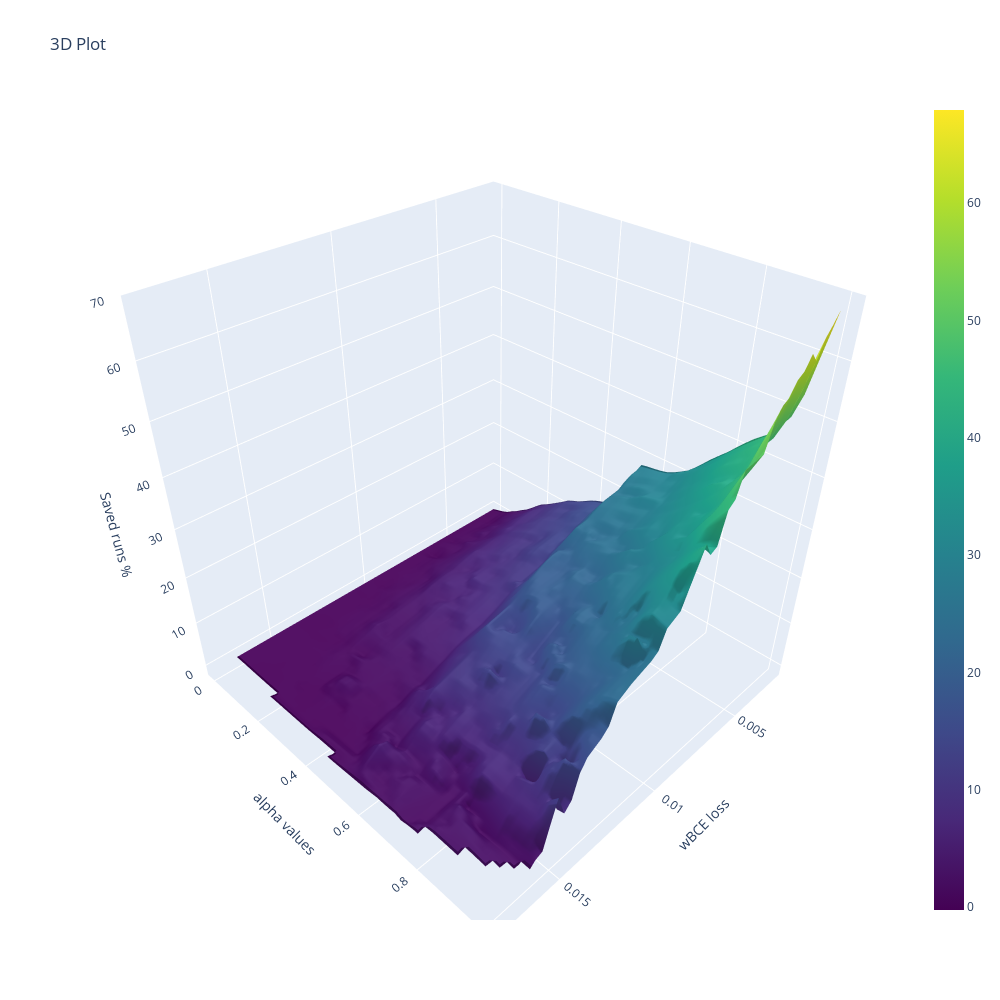

Notebook code for this chart:
### Markdown cell above
# Plots generation

### Code cell
# ploting surface plot

# change contour to True to plot the contour plot
plot_3d(loss, alpha, new_saved_runs, title='3D Plot', x_label='wBCE loss', y_label='alpha values',z_label='Saved runs %',
                                                                        save_fig=True, transparent=True,
                                                                        width=1000, height=1000,
                                                                        algorithm='hybrid', contour = False)

### Figure 1 — Plotly figure (JSON) as saved in the notebook; plotly's stock layout.template omitted (floating-point values rounded to 4 significant figures; data arrays with more than 128 entries replaced by an {"elided": "..."} marker saying what was removed)
{"data": [{"colorscale": [[0, "#440154"], [0.1111, "#482878"], [0.2222, "#3e4989"], [0.3333, "#31688e"], [0.4444, "#26828e"], [0.5556, "#1f9e89"], [0.6667, "#35b779"], [0.7778, "#6ece58"], [0.8889, "#b5de2b"], [1, "#fde725"]], "type": "surface", "x": {"elided": "50x50 float values"}, "y": {"elided": "50x50 float values"}, "z": {"elided": "50x50 float values"}}], "layout": {"height": 1000, "scene": {"xaxis": {"title": {"text": "wBCE loss"}}, "yaxis": {"title": {"text": "alpha values"}}, "zaxis": {"title": {"text": "Saved runs %"}}}, "title": {"text": "3D Plot"}, "width": 1000}}
